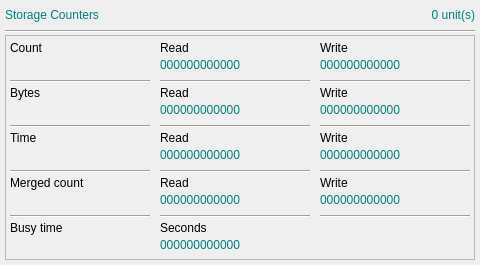
<?xml version="1.0" encoding="UTF-8"?>
<ui version="4.0">
 <class>sostwind</class>
 <widget class="QDialog" name="sostwind">
  <property name="geometry">
   <rect>
    <x>0</x>
    <y>0</y>
    <width>480</width>
    <height>265</height>
   </rect>
  </property>
  <property name="sizePolicy">
   <sizepolicy hsizetype="Fixed" vsizetype="Fixed">
    <horstretch>0</horstretch>
    <verstretch>0</verstretch>
   </sizepolicy>
  </property>
  <property name="minimumSize">
   <size>
    <width>480</width>
    <height>265</height>
   </size>
  </property>
  <property name="maximumSize">
   <size>
    <width>480</width>
    <height>265</height>
   </size>
  </property>
  <property name="font">
   <font/>
  </property>
  <property name="windowTitle">
   <string>MainWindow</string>
  </property>
  <widget class="QWidget" name="sostwdgt">
   <property name="sizePolicy">
    <sizepolicy hsizetype="Fixed" vsizetype="Fixed">
     <horstretch>0</horstretch>
     <verstretch>0</verstretch>
    </sizepolicy>
   </property>
   <property name="minimumSize">
    <size>
     <width>480</width>
     <height>265</height>
    </size>
   </property>
   <property name="maximumSize">
    <size>
     <width>480</width>
     <height>265</height>
    </size>
   </property>
   <widget class="Line" name="sostlin3">
    <property name="geometry">
     <rect>
      <x>5</x>
      <y>30</y>
      <width>470</width>
      <height>3</height>
     </rect>
    </property>
    <property name="sizePolicy">
     <sizepolicy hsizetype="Fixed" vsizetype="Fixed">
      <horstretch>0</horstretch>
      <verstretch>0</verstretch>
     </sizepolicy>
    </property>
    <property name="minimumSize">
     <size>
      <width>470</width>
      <height>3</height>
     </size>
    </property>
    <property name="maximumSize">
     <size>
      <width>470</width>
      <height>3</height>
     </size>
    </property>
    <property name="orientation">
     <enum>Qt::Horizontal</enum>
    </property>
   </widget>
   <widget class="QLabel" name="sostlabl">
    <property name="geometry">
     <rect>
      <x>5</x>
      <y>5</y>
      <width>205</width>
      <height>20</height>
     </rect>
    </property>
    <property name="sizePolicy">
     <sizepolicy hsizetype="Fixed" vsizetype="Fixed">
      <horstretch>0</horstretch>
      <verstretch>0</verstretch>
     </sizepolicy>
    </property>
    <property name="minimumSize">
     <size>
      <width>205</width>
      <height>20</height>
     </size>
    </property>
    <property name="maximumSize">
     <size>
      <width>205</width>
      <height>20</height>
     </size>
    </property>
    <property name="styleSheet">
     <string notr="true">font: 15pt &quot;JetBrains Mono&quot;;
color: #008080;</string>
    </property>
    <property name="text">
     <string>Storage Counters</string>
    </property>
   </widget>
   <widget class="QLabel" name="sostqant">
    <property name="geometry">
     <rect>
      <x>270</x>
      <y>5</y>
      <width>205</width>
      <height>20</height>
     </rect>
    </property>
    <property name="sizePolicy">
     <sizepolicy hsizetype="Fixed" vsizetype="Fixed">
      <horstretch>0</horstretch>
      <verstretch>0</verstretch>
     </sizepolicy>
    </property>
    <property name="minimumSize">
     <size>
      <width>205</width>
      <height>20</height>
     </size>
    </property>
    <property name="maximumSize">
     <size>
      <width>205</width>
      <height>20</height>
     </size>
    </property>
    <property name="styleSheet">
     <string notr="true">font: 15pt &quot;JetBrains Mono&quot;;
color: #008080;</string>
    </property>
    <property name="text">
     <string>0 unit(s)</string>
    </property>
    <property name="alignment">
     <set>Qt::AlignRight|Qt::AlignTrailing|Qt::AlignVCenter</set>
    </property>
   </widget>
   <widget class="QFrame" name="frame">
    <property name="geometry">
     <rect>
      <x>5</x>
      <y>35</y>
      <width>470</width>
      <height>225</height>
     </rect>
    </property>
    <property name="sizePolicy">
     <sizepolicy hsizetype="Fixed" vsizetype="Fixed">
      <horstretch>0</horstretch>
      <verstretch>0</verstretch>
     </sizepolicy>
    </property>
    <property name="minimumSize">
     <size>
      <width>470</width>
      <height>225</height>
     </size>
    </property>
    <property name="maximumSize">
     <size>
      <width>470</width>
      <height>225</height>
     </size>
    </property>
    <property name="frameShape">
     <enum>QFrame::StyledPanel</enum>
    </property>
    <property name="frameShadow">
     <enum>QFrame::Raised</enum>
    </property>
    <widget class="QLabel" name="soctwtlb">
     <property name="geometry">
      <rect>
       <x>315</x>
       <y>5</y>
       <width>150</width>
       <height>15</height>
      </rect>
     </property>
     <property name="sizePolicy">
      <sizepolicy hsizetype="Fixed" vsizetype="Fixed">
       <horstretch>0</horstretch>
       <verstretch>0</verstretch>
      </sizepolicy>
     </property>
     <property name="minimumSize">
      <size>
       <width>150</width>
       <height>15</height>
      </size>
     </property>
     <property name="maximumSize">
      <size>
       <width>150</width>
       <height>15</height>
      </size>
     </property>
     <property name="styleSheet">
      <string notr="true">font: 10pt &quot;Inter&quot;;</string>
     </property>
     <property name="text">
      <string>Write</string>
     </property>
    </widget>
    <widget class="QLabel" name="soctwtnm">
     <property name="geometry">
      <rect>
       <x>315</x>
       <y>20</y>
       <width>150</width>
       <height>20</height>
      </rect>
     </property>
     <property name="sizePolicy">
      <sizepolicy hsizetype="Fixed" vsizetype="Fixed">
       <horstretch>0</horstretch>
       <verstretch>0</verstretch>
      </sizepolicy>
     </property>
     <property name="minimumSize">
      <size>
       <width>150</width>
       <height>20</height>
      </size>
     </property>
     <property name="maximumSize">
      <size>
       <width>150</width>
       <height>20</height>
      </size>
     </property>
     <property name="styleSheet">
      <string notr="true">font: 15pt &quot;JetBrains Mono&quot;;
color: #008080;</string>
     </property>
     <property name="text">
      <string>000000000000</string>
     </property>
    </widget>
    <widget class="QLabel" name="soctrdlb">
     <property name="geometry">
      <rect>
       <x>155</x>
       <y>5</y>
       <width>150</width>
       <height>15</height>
      </rect>
     </property>
     <property name="sizePolicy">
      <sizepolicy hsizetype="Fixed" vsizetype="Fixed">
       <horstretch>0</horstretch>
       <verstretch>0</verstretch>
      </sizepolicy>
     </property>
     <property name="minimumSize">
      <size>
       <width>150</width>
       <height>15</height>
      </size>
     </property>
     <property name="maximumSize">
      <size>
       <width>150</width>
       <height>15</height>
      </size>
     </property>
     <property name="styleSheet">
      <string notr="true">font: 10pt &quot;Inter&quot;;</string>
     </property>
     <property name="text">
      <string>Read</string>
     </property>
    </widget>
    <widget class="QLabel" name="soctrdnm">
     <property name="geometry">
      <rect>
       <x>155</x>
       <y>20</y>
       <width>150</width>
       <height>20</height>
      </rect>
     </property>
     <property name="sizePolicy">
      <sizepolicy hsizetype="Fixed" vsizetype="Fixed">
       <horstretch>0</horstretch>
       <verstretch>0</verstretch>
      </sizepolicy>
     </property>
     <property name="minimumSize">
      <size>
       <width>150</width>
       <height>20</height>
      </size>
     </property>
     <property name="maximumSize">
      <size>
       <width>150</width>
       <height>20</height>
      </size>
     </property>
     <property name="styleSheet">
      <string notr="true">font: 15pt &quot;JetBrains Mono&quot;;
color: #008080;</string>
     </property>
     <property name="text">
      <string>000000000000</string>
     </property>
    </widget>
    <widget class="Line" name="sostln01">
     <property name="geometry">
      <rect>
       <x>155</x>
       <y>45</y>
       <width>150</width>
       <height>3</height>
      </rect>
     </property>
     <property name="sizePolicy">
      <sizepolicy hsizetype="Fixed" vsizetype="Fixed">
       <horstretch>0</horstretch>
       <verstretch>0</verstretch>
      </sizepolicy>
     </property>
     <property name="minimumSize">
      <size>
       <width>150</width>
       <height>3</height>
      </size>
     </property>
     <property name="maximumSize">
      <size>
       <width>150</width>
       <height>3</height>
      </size>
     </property>
     <property name="orientation">
      <enum>Qt::Horizontal</enum>
     </property>
    </widget>
    <widget class="Line" name="sostln02">
     <property name="geometry">
      <rect>
       <x>315</x>
       <y>45</y>
       <width>150</width>
       <height>3</height>
      </rect>
     </property>
     <property name="sizePolicy">
      <sizepolicy hsizetype="Fixed" vsizetype="Fixed">
       <horstretch>0</horstretch>
       <verstretch>0</verstretch>
      </sizepolicy>
     </property>
     <property name="minimumSize">
      <size>
       <width>150</width>
       <height>3</height>
      </size>
     </property>
     <property name="maximumSize">
      <size>
       <width>150</width>
       <height>3</height>
      </size>
     </property>
     <property name="orientation">
      <enum>Qt::Horizontal</enum>
     </property>
    </widget>
    <widget class="Line" name="sostln04">
     <property name="geometry">
      <rect>
       <x>155</x>
       <y>90</y>
       <width>150</width>
       <height>3</height>
      </rect>
     </property>
     <property name="sizePolicy">
      <sizepolicy hsizetype="Fixed" vsizetype="Fixed">
       <horstretch>0</horstretch>
       <verstretch>0</verstretch>
      </sizepolicy>
     </property>
     <property name="minimumSize">
      <size>
       <width>150</width>
       <height>3</height>
      </size>
     </property>
     <property name="maximumSize">
      <size>
       <width>150</width>
       <height>3</height>
      </size>
     </property>
     <property name="orientation">
      <enum>Qt::Horizontal</enum>
     </property>
    </widget>
    <widget class="QLabel" name="sobsrdlb">
     <property name="geometry">
      <rect>
       <x>155</x>
       <y>50</y>
       <width>150</width>
       <height>15</height>
      </rect>
     </property>
     <property name="sizePolicy">
      <sizepolicy hsizetype="Fixed" vsizetype="Fixed">
       <horstretch>0</horstretch>
       <verstretch>0</verstretch>
      </sizepolicy>
     </property>
     <property name="minimumSize">
      <size>
       <width>150</width>
       <height>15</height>
      </size>
     </property>
     <property name="maximumSize">
      <size>
       <width>150</width>
       <height>15</height>
      </size>
     </property>
     <property name="styleSheet">
      <string notr="true">font: 10pt &quot;Inter&quot;;</string>
     </property>
     <property name="text">
      <string>Read</string>
     </property>
    </widget>
    <widget class="QLabel" name="sobsrdnm">
     <property name="geometry">
      <rect>
       <x>155</x>
       <y>65</y>
       <width>150</width>
       <height>20</height>
      </rect>
     </property>
     <property name="sizePolicy">
      <sizepolicy hsizetype="Fixed" vsizetype="Fixed">
       <horstretch>0</horstretch>
       <verstretch>0</verstretch>
      </sizepolicy>
     </property>
     <property name="minimumSize">
      <size>
       <width>150</width>
       <height>20</height>
      </size>
     </property>
     <property name="maximumSize">
      <size>
       <width>150</width>
       <height>20</height>
      </size>
     </property>
     <property name="styleSheet">
      <string notr="true">font: 15pt &quot;JetBrains Mono&quot;;
color: #008080;</string>
     </property>
     <property name="text">
      <string>000000000000</string>
     </property>
    </widget>
    <widget class="Line" name="sostln05">
     <property name="geometry">
      <rect>
       <x>315</x>
       <y>90</y>
       <width>150</width>
       <height>3</height>
      </rect>
     </property>
     <property name="sizePolicy">
      <sizepolicy hsizetype="Fixed" vsizetype="Fixed">
       <horstretch>0</horstretch>
       <verstretch>0</verstretch>
      </sizepolicy>
     </property>
     <property name="minimumSize">
      <size>
       <width>150</width>
       <height>3</height>
      </size>
     </property>
     <property name="maximumSize">
      <size>
       <width>150</width>
       <height>3</height>
      </size>
     </property>
     <property name="orientation">
      <enum>Qt::Horizontal</enum>
     </property>
    </widget>
    <widget class="QLabel" name="sobswtlb">
     <property name="geometry">
      <rect>
       <x>315</x>
       <y>50</y>
       <width>150</width>
       <height>15</height>
      </rect>
     </property>
     <property name="sizePolicy">
      <sizepolicy hsizetype="Fixed" vsizetype="Fixed">
       <horstretch>0</horstretch>
       <verstretch>0</verstretch>
      </sizepolicy>
     </property>
     <property name="minimumSize">
      <size>
       <width>150</width>
       <height>15</height>
      </size>
     </property>
     <property name="maximumSize">
      <size>
       <width>150</width>
       <height>15</height>
      </size>
     </property>
     <property name="styleSheet">
      <string notr="true">font: 10pt &quot;Inter&quot;;</string>
     </property>
     <property name="text">
      <string>Write</string>
     </property>
    </widget>
    <widget class="QLabel" name="sobswtnm">
     <property name="geometry">
      <rect>
       <x>315</x>
       <y>65</y>
       <width>150</width>
       <height>20</height>
      </rect>
     </property>
     <property name="sizePolicy">
      <sizepolicy hsizetype="Fixed" vsizetype="Fixed">
       <horstretch>0</horstretch>
       <verstretch>0</verstretch>
      </sizepolicy>
     </property>
     <property name="minimumSize">
      <size>
       <width>150</width>
       <height>20</height>
      </size>
     </property>
     <property name="maximumSize">
      <size>
       <width>150</width>
       <height>20</height>
      </size>
     </property>
     <property name="styleSheet">
      <string notr="true">font: 15pt &quot;JetBrains Mono&quot;;
color: #008080;</string>
     </property>
     <property name="text">
      <string>000000000000</string>
     </property>
    </widget>
    <widget class="Line" name="sostln08">
     <property name="geometry">
      <rect>
       <x>315</x>
       <y>135</y>
       <width>150</width>
       <height>3</height>
      </rect>
     </property>
     <property name="sizePolicy">
      <sizepolicy hsizetype="Fixed" vsizetype="Fixed">
       <horstretch>0</horstretch>
       <verstretch>0</verstretch>
      </sizepolicy>
     </property>
     <property name="minimumSize">
      <size>
       <width>150</width>
       <height>3</height>
      </size>
     </property>
     <property name="maximumSize">
      <size>
       <width>150</width>
       <height>3</height>
      </size>
     </property>
     <property name="orientation">
      <enum>Qt::Horizontal</enum>
     </property>
    </widget>
    <widget class="Line" name="sostln11">
     <property name="geometry">
      <rect>
       <x>315</x>
       <y>180</y>
       <width>150</width>
       <height>3</height>
      </rect>
     </property>
     <property name="sizePolicy">
      <sizepolicy hsizetype="Fixed" vsizetype="Fixed">
       <horstretch>0</horstretch>
       <verstretch>0</verstretch>
      </sizepolicy>
     </property>
     <property name="minimumSize">
      <size>
       <width>150</width>
       <height>3</height>
      </size>
     </property>
     <property name="maximumSize">
      <size>
       <width>150</width>
       <height>3</height>
      </size>
     </property>
     <property name="orientation">
      <enum>Qt::Horizontal</enum>
     </property>
    </widget>
    <widget class="QLabel" name="sotmwtnm">
     <property name="geometry">
      <rect>
       <x>315</x>
       <y>110</y>
       <width>150</width>
       <height>20</height>
      </rect>
     </property>
     <property name="sizePolicy">
      <sizepolicy hsizetype="Fixed" vsizetype="Fixed">
       <horstretch>0</horstretch>
       <verstretch>0</verstretch>
      </sizepolicy>
     </property>
     <property name="minimumSize">
      <size>
       <width>150</width>
       <height>20</height>
      </size>
     </property>
     <property name="maximumSize">
      <size>
       <width>150</width>
       <height>20</height>
      </size>
     </property>
     <property name="styleSheet">
      <string notr="true">font: 15pt &quot;JetBrains Mono&quot;;
color: #008080;</string>
     </property>
     <property name="text">
      <string>000000000000</string>
     </property>
    </widget>
    <widget class="QLabel" name="somcrdnm">
     <property name="geometry">
      <rect>
       <x>155</x>
       <y>155</y>
       <width>150</width>
       <height>20</height>
      </rect>
     </property>
     <property name="sizePolicy">
      <sizepolicy hsizetype="Fixed" vsizetype="Fixed">
       <horstretch>0</horstretch>
       <verstretch>0</verstretch>
      </sizepolicy>
     </property>
     <property name="minimumSize">
      <size>
       <width>150</width>
       <height>20</height>
      </size>
     </property>
     <property name="maximumSize">
      <size>
       <width>150</width>
       <height>20</height>
      </size>
     </property>
     <property name="styleSheet">
      <string notr="true">font: 15pt &quot;JetBrains Mono&quot;;
color: #008080;</string>
     </property>
     <property name="text">
      <string>000000000000</string>
     </property>
    </widget>
    <widget class="Line" name="sostln07">
     <property name="geometry">
      <rect>
       <x>155</x>
       <y>135</y>
       <width>150</width>
       <height>3</height>
      </rect>
     </property>
     <property name="sizePolicy">
      <sizepolicy hsizetype="Fixed" vsizetype="Fixed">
       <horstretch>0</horstretch>
       <verstretch>0</verstretch>
      </sizepolicy>
     </property>
     <property name="minimumSize">
      <size>
       <width>150</width>
       <height>3</height>
      </size>
     </property>
     <property name="maximumSize">
      <size>
       <width>150</width>
       <height>3</height>
      </size>
     </property>
     <property name="orientation">
      <enum>Qt::Horizontal</enum>
     </property>
    </widget>
    <widget class="Line" name="sostln10">
     <property name="geometry">
      <rect>
       <x>155</x>
       <y>180</y>
       <width>150</width>
       <height>3</height>
      </rect>
     </property>
     <property name="sizePolicy">
      <sizepolicy hsizetype="Fixed" vsizetype="Fixed">
       <horstretch>0</horstretch>
       <verstretch>0</verstretch>
      </sizepolicy>
     </property>
     <property name="minimumSize">
      <size>
       <width>150</width>
       <height>3</height>
      </size>
     </property>
     <property name="maximumSize">
      <size>
       <width>150</width>
       <height>3</height>
      </size>
     </property>
     <property name="orientation">
      <enum>Qt::Horizontal</enum>
     </property>
    </widget>
    <widget class="QLabel" name="sotmrdlb">
     <property name="geometry">
      <rect>
       <x>155</x>
       <y>95</y>
       <width>150</width>
       <height>15</height>
      </rect>
     </property>
     <property name="sizePolicy">
      <sizepolicy hsizetype="Fixed" vsizetype="Fixed">
       <horstretch>0</horstretch>
       <verstretch>0</verstretch>
      </sizepolicy>
     </property>
     <property name="minimumSize">
      <size>
       <width>150</width>
       <height>15</height>
      </size>
     </property>
     <property name="maximumSize">
      <size>
       <width>150</width>
       <height>15</height>
      </size>
     </property>
     <property name="styleSheet">
      <string notr="true">font: 10pt &quot;Inter&quot;;</string>
     </property>
     <property name="text">
      <string>Read</string>
     </property>
    </widget>
    <widget class="QLabel" name="sotmwtlb">
     <property name="geometry">
      <rect>
       <x>315</x>
       <y>95</y>
       <width>150</width>
       <height>15</height>
      </rect>
     </property>
     <property name="sizePolicy">
      <sizepolicy hsizetype="Fixed" vsizetype="Fixed">
       <horstretch>0</horstretch>
       <verstretch>0</verstretch>
      </sizepolicy>
     </property>
     <property name="minimumSize">
      <size>
       <width>150</width>
       <height>15</height>
      </size>
     </property>
     <property name="maximumSize">
      <size>
       <width>150</width>
       <height>15</height>
      </size>
     </property>
     <property name="styleSheet">
      <string notr="true">font: 10pt &quot;Inter&quot;;</string>
     </property>
     <property name="text">
      <string>Write</string>
     </property>
    </widget>
    <widget class="QLabel" name="somcwtlb">
     <property name="geometry">
      <rect>
       <x>315</x>
       <y>140</y>
       <width>150</width>
       <height>15</height>
      </rect>
     </property>
     <property name="sizePolicy">
      <sizepolicy hsizetype="Fixed" vsizetype="Fixed">
       <horstretch>0</horstretch>
       <verstretch>0</verstretch>
      </sizepolicy>
     </property>
     <property name="minimumSize">
      <size>
       <width>150</width>
       <height>15</height>
      </size>
     </property>
     <property name="maximumSize">
      <size>
       <width>150</width>
       <height>15</height>
      </size>
     </property>
     <property name="styleSheet">
      <string notr="true">font: 10pt &quot;Inter&quot;;</string>
     </property>
     <property name="text">
      <string>Write</string>
     </property>
    </widget>
    <widget class="QLabel" name="sotmrdnm">
     <property name="geometry">
      <rect>
       <x>155</x>
       <y>110</y>
       <width>150</width>
       <height>20</height>
      </rect>
     </property>
     <property name="sizePolicy">
      <sizepolicy hsizetype="Fixed" vsizetype="Fixed">
       <horstretch>0</horstretch>
       <verstretch>0</verstretch>
      </sizepolicy>
     </property>
     <property name="minimumSize">
      <size>
       <width>150</width>
       <height>20</height>
      </size>
     </property>
     <property name="maximumSize">
      <size>
       <width>150</width>
       <height>20</height>
      </size>
     </property>
     <property name="styleSheet">
      <string notr="true">font: 15pt &quot;JetBrains Mono&quot;;
color: #008080;</string>
     </property>
     <property name="text">
      <string>000000000000</string>
     </property>
    </widget>
    <widget class="QLabel" name="somcwtnm">
     <property name="geometry">
      <rect>
       <x>315</x>
       <y>155</y>
       <width>150</width>
       <height>20</height>
      </rect>
     </property>
     <property name="sizePolicy">
      <sizepolicy hsizetype="Fixed" vsizetype="Fixed">
       <horstretch>0</horstretch>
       <verstretch>0</verstretch>
      </sizepolicy>
     </property>
     <property name="minimumSize">
      <size>
       <width>150</width>
       <height>20</height>
      </size>
     </property>
     <property name="maximumSize">
      <size>
       <width>150</width>
       <height>20</height>
      </size>
     </property>
     <property name="styleSheet">
      <string notr="true">font: 15pt &quot;JetBrains Mono&quot;;
color: #008080;</string>
     </property>
     <property name="text">
      <string>000000000000</string>
     </property>
    </widget>
    <widget class="QLabel" name="somcrdlb">
     <property name="geometry">
      <rect>
       <x>155</x>
       <y>140</y>
       <width>150</width>
       <height>15</height>
      </rect>
     </property>
     <property name="sizePolicy">
      <sizepolicy hsizetype="Fixed" vsizetype="Fixed">
       <horstretch>0</horstretch>
       <verstretch>0</verstretch>
      </sizepolicy>
     </property>
     <property name="minimumSize">
      <size>
       <width>150</width>
       <height>15</height>
      </size>
     </property>
     <property name="maximumSize">
      <size>
       <width>150</width>
       <height>15</height>
      </size>
     </property>
     <property name="styleSheet">
      <string notr="true">font: 10pt &quot;Inter&quot;;</string>
     </property>
     <property name="text">
      <string>Read</string>
     </property>
    </widget>
    <widget class="QLabel" name="sostctlb">
     <property name="geometry">
      <rect>
       <x>5</x>
       <y>5</y>
       <width>140</width>
       <height>15</height>
      </rect>
     </property>
     <property name="sizePolicy">
      <sizepolicy hsizetype="Fixed" vsizetype="Fixed">
       <horstretch>0</horstretch>
       <verstretch>0</verstretch>
      </sizepolicy>
     </property>
     <property name="minimumSize">
      <size>
       <width>140</width>
       <height>15</height>
      </size>
     </property>
     <property name="maximumSize">
      <size>
       <width>140</width>
       <height>15</height>
      </size>
     </property>
     <property name="styleSheet">
      <string notr="true">font: 600 10pt &quot;Inter&quot;;</string>
     </property>
     <property name="text">
      <string>Count</string>
     </property>
    </widget>
    <widget class="QLabel" name="sostbslb">
     <property name="geometry">
      <rect>
       <x>5</x>
       <y>50</y>
       <width>140</width>
       <height>15</height>
      </rect>
     </property>
     <property name="sizePolicy">
      <sizepolicy hsizetype="Fixed" vsizetype="Fixed">
       <horstretch>0</horstretch>
       <verstretch>0</verstretch>
      </sizepolicy>
     </property>
     <property name="minimumSize">
      <size>
       <width>140</width>
       <height>15</height>
      </size>
     </property>
     <property name="maximumSize">
      <size>
       <width>140</width>
       <height>15</height>
      </size>
     </property>
     <property name="styleSheet">
      <string notr="true">font: 600 10pt &quot;Inter&quot;;</string>
     </property>
     <property name="text">
      <string>Bytes</string>
     </property>
    </widget>
    <widget class="QLabel" name="sosttmlb">
     <property name="geometry">
      <rect>
       <x>5</x>
       <y>95</y>
       <width>140</width>
       <height>15</height>
      </rect>
     </property>
     <property name="sizePolicy">
      <sizepolicy hsizetype="Fixed" vsizetype="Fixed">
       <horstretch>0</horstretch>
       <verstretch>0</verstretch>
      </sizepolicy>
     </property>
     <property name="minimumSize">
      <size>
       <width>140</width>
       <height>15</height>
      </size>
     </property>
     <property name="maximumSize">
      <size>
       <width>140</width>
       <height>15</height>
      </size>
     </property>
     <property name="styleSheet">
      <string notr="true">font: 600 10pt &quot;Inter&quot;;</string>
     </property>
     <property name="text">
      <string>Time</string>
     </property>
    </widget>
    <widget class="QLabel" name="sostmclb">
     <property name="geometry">
      <rect>
       <x>5</x>
       <y>140</y>
       <width>140</width>
       <height>15</height>
      </rect>
     </property>
     <property name="sizePolicy">
      <sizepolicy hsizetype="Fixed" vsizetype="Fixed">
       <horstretch>0</horstretch>
       <verstretch>0</verstretch>
      </sizepolicy>
     </property>
     <property name="minimumSize">
      <size>
       <width>140</width>
       <height>15</height>
      </size>
     </property>
     <property name="maximumSize">
      <size>
       <width>140</width>
       <height>15</height>
      </size>
     </property>
     <property name="styleSheet">
      <string notr="true">font: 600 10pt &quot;Inter&quot;;</string>
     </property>
     <property name="text">
      <string>Merged count</string>
     </property>
    </widget>
    <widget class="Line" name="sostln00">
     <property name="geometry">
      <rect>
       <x>5</x>
       <y>45</y>
       <width>140</width>
       <height>3</height>
      </rect>
     </property>
     <property name="sizePolicy">
      <sizepolicy hsizetype="Fixed" vsizetype="Fixed">
       <horstretch>0</horstretch>
       <verstretch>0</verstretch>
      </sizepolicy>
     </property>
     <property name="minimumSize">
      <size>
       <width>140</width>
       <height>3</height>
      </size>
     </property>
     <property name="maximumSize">
      <size>
       <width>140</width>
       <height>3</height>
      </size>
     </property>
     <property name="orientation">
      <enum>Qt::Horizontal</enum>
     </property>
    </widget>
    <widget class="Line" name="sostln03">
     <property name="geometry">
      <rect>
       <x>5</x>
       <y>90</y>
       <width>140</width>
       <height>3</height>
      </rect>
     </property>
     <property name="sizePolicy">
      <sizepolicy hsizetype="Fixed" vsizetype="Fixed">
       <horstretch>0</horstretch>
       <verstretch>0</verstretch>
      </sizepolicy>
     </property>
     <property name="minimumSize">
      <size>
       <width>140</width>
       <height>3</height>
      </size>
     </property>
     <property name="maximumSize">
      <size>
       <width>140</width>
       <height>3</height>
      </size>
     </property>
     <property name="orientation">
      <enum>Qt::Horizontal</enum>
     </property>
    </widget>
    <widget class="Line" name="sostln06">
     <property name="geometry">
      <rect>
       <x>5</x>
       <y>135</y>
       <width>140</width>
       <height>3</height>
      </rect>
     </property>
     <property name="sizePolicy">
      <sizepolicy hsizetype="Fixed" vsizetype="Fixed">
       <horstretch>0</horstretch>
       <verstretch>0</verstretch>
      </sizepolicy>
     </property>
     <property name="minimumSize">
      <size>
       <width>140</width>
       <height>3</height>
      </size>
     </property>
     <property name="maximumSize">
      <size>
       <width>140</width>
       <height>3</height>
      </size>
     </property>
     <property name="orientation">
      <enum>Qt::Horizontal</enum>
     </property>
    </widget>
    <widget class="Line" name="sostln09">
     <property name="geometry">
      <rect>
       <x>5</x>
       <y>180</y>
       <width>140</width>
       <height>3</height>
      </rect>
     </property>
     <property name="sizePolicy">
      <sizepolicy hsizetype="Fixed" vsizetype="Fixed">
       <horstretch>0</horstretch>
       <verstretch>0</verstretch>
      </sizepolicy>
     </property>
     <property name="minimumSize">
      <size>
       <width>140</width>
       <height>3</height>
      </size>
     </property>
     <property name="maximumSize">
      <size>
       <width>140</width>
       <height>3</height>
      </size>
     </property>
     <property name="orientation">
      <enum>Qt::Horizontal</enum>
     </property>
    </widget>
    <widget class="QLabel" name="sostbtlb">
     <property name="geometry">
      <rect>
       <x>5</x>
       <y>185</y>
       <width>140</width>
       <height>15</height>
      </rect>
     </property>
     <property name="sizePolicy">
      <sizepolicy hsizetype="Fixed" vsizetype="Fixed">
       <horstretch>0</horstretch>
       <verstretch>0</verstretch>
      </sizepolicy>
     </property>
     <property name="minimumSize">
      <size>
       <width>140</width>
       <height>15</height>
      </size>
     </property>
     <property name="maximumSize">
      <size>
       <width>140</width>
       <height>15</height>
      </size>
     </property>
     <property name="styleSheet">
      <string notr="true">font: 600 10pt &quot;Inter&quot;;</string>
     </property>
     <property name="text">
      <string>Busy time</string>
     </property>
    </widget>
    <widget class="QLabel" name="sobtsclb">
     <property name="geometry">
      <rect>
       <x>155</x>
       <y>185</y>
       <width>140</width>
       <height>15</height>
      </rect>
     </property>
     <property name="sizePolicy">
      <sizepolicy hsizetype="Fixed" vsizetype="Fixed">
       <horstretch>0</horstretch>
       <verstretch>0</verstretch>
      </sizepolicy>
     </property>
     <property name="minimumSize">
      <size>
       <width>140</width>
       <height>15</height>
      </size>
     </property>
     <property name="maximumSize">
      <size>
       <width>140</width>
       <height>15</height>
      </size>
     </property>
     <property name="styleSheet">
      <string notr="true">font: 10pt &quot;Inter&quot;;</string>
     </property>
     <property name="text">
      <string>Seconds</string>
     </property>
    </widget>
    <widget class="QLabel" name="sostbtnm">
     <property name="geometry">
      <rect>
       <x>155</x>
       <y>200</y>
       <width>150</width>
       <height>20</height>
      </rect>
     </property>
     <property name="sizePolicy">
      <sizepolicy hsizetype="Fixed" vsizetype="Fixed">
       <horstretch>0</horstretch>
       <verstretch>0</verstretch>
      </sizepolicy>
     </property>
     <property name="minimumSize">
      <size>
       <width>150</width>
       <height>20</height>
      </size>
     </property>
     <property name="maximumSize">
      <size>
       <width>150</width>
       <height>20</height>
      </size>
     </property>
     <property name="styleSheet">
      <string notr="true">font: 15pt &quot;JetBrains Mono&quot;;
color: #008080;</string>
     </property>
     <property name="text">
      <string>000000000000</string>
     </property>
    </widget>
   </widget>
  </widget>
 </widget>
 <resources/>
 <connections/>
</ui>
